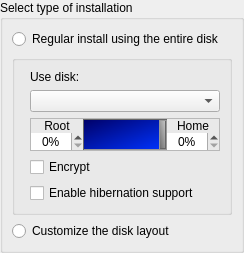
         <widget class="QWidget" name="pageDisk">
          <layout class="QGridLayout">
           <property name="leftMargin">
            <number>0</number>
           </property>
           <property name="topMargin">
            <number>0</number>
           </property>
           <property name="rightMargin">
            <number>0</number>
           </property>
           <property name="bottomMargin">
            <number>0</number>
           </property>
           <item row="2" column="0" colspan="2">
            <spacer>
             <property name="orientation">
              <enum>Qt::Vertical</enum>
             </property>
             <property name="sizeHint" stdset="0">
              <size>
               <width>0</width>
               <height>0</height>
              </size>
             </property>
            </spacer>
           </item>
           <item row="0" column="0" colspan="2">
            <widget class="QGroupBox" name="boxInstallationType">
             <property name="sizePolicy">
              <sizepolicy hsizetype="MinimumExpanding" vsizetype="Minimum">
               <horstretch>0</horstretch>
               <verstretch>0</verstretch>
              </sizepolicy>
             </property>
             <property name="title">
              <string>Select type of installation</string>
             </property>
             <layout class="QGridLayout">
              <item row="0" column="0" colspan="2">
               <widget class="QRadioButton" name="radioEntireDisk">
                <property name="sizePolicy">
                 <sizepolicy hsizetype="MinimumExpanding" vsizetype="Minimum">
                  <horstretch>0</horstretch>
                  <verstretch>0</verstretch>
                 </sizepolicy>
                </property>
                <property name="cursor">
                 <cursorShape>PointingHandCursor</cursorShape>
                </property>
                <property name="text">
                 <string>Regular install using the entire disk</string>
                </property>
               </widget>
              </item>
              <item row="2" column="0">
               <widget class="QRadioButton" name="radioCustomPart">
                <property name="sizePolicy">
                 <sizepolicy hsizetype="MinimumExpanding" vsizetype="Minimum">
                  <horstretch>0</horstretch>
                  <verstretch>0</verstretch>
                 </sizepolicy>
                </property>
                <property name="cursor">
                 <cursorShape>PointingHandCursor</cursorShape>
                </property>
                <property name="text">
                 <string>Customize the disk layout</string>
                </property>
               </widget>
              </item>
              <item row="1" column="0" colspan="2">
               <widget class="QGroupBox" name="boxAutoPart">
                <layout class="QFormLayout">
                 <item row="0" column="1">
                  <widget class="QLabel" name="labelDisk">
                   <property name="text">
                    <string>Use disk:</string>
                   </property>
                   <property name="wordWrap">
                    <bool>false</bool>
                   </property>
                  </widget>
                 </item>
                 <item row="1" column="1">
                  <widget class="QComboBox" name="comboDisk">
                   <property name="cursor">
                    <cursorShape>PointingHandCursor</cursorShape>
                   </property>
                  </widget>
                 </item>
                 <item row="2" column="1">
                  <widget class="QFrame" name="boxSliderPart">
                   <property name="frameShape">
                    <enum>QFrame::StyledPanel</enum>
                   </property>
                   <property name="frameShadow">
                    <enum>QFrame::Sunken</enum>
                   </property>
                   <layout class="QGridLayout">
                    <property name="leftMargin">
                     <number>0</number>
                    </property>
                    <property name="topMargin">
                     <number>0</number>
                    </property>
                    <property name="rightMargin">
                     <number>0</number>
                    </property>
                    <property name="bottomMargin">
                     <number>0</number>
                    </property>
                    <property name="spacing">
                     <number>0</number>
                    </property>
                    <item row="0" column="0">
                     <widget class="QLabel" name="labelSliderRoot">
                      <property name="text">
                       <string>Root</string>
                      </property>
                      <property name="alignment">
                       <set>Qt::AlignCenter</set>
                      </property>
                     </widget>
                    </item>
                    <item row="0" column="2">
                     <widget class="QLabel" name="labelSliderHome">
                      <property name="text">
                       <string>Home</string>
                      </property>
                      <property name="alignment">
                       <set>Qt::AlignCenter</set>
                      </property>
                     </widget>
                    </item>
                    <item row="0" column="1" rowspan="2">
                     <widget class="QSlider" name="sliderPart">
                      <property name="sizePolicy">
                       <sizepolicy hsizetype="Expanding" vsizetype="Preferred">
                        <horstretch>0</horstretch>
                        <verstretch>0</verstretch>
                       </sizepolicy>
                      </property>
                      <property name="cursor">
                       <cursorShape>PointingHandCursor</cursorShape>
                      </property>
                      <property name="styleSheet">
                       <string notr="true">QSlider::groove:horizontal { border: 1 inset; }

QSlider::sub-page:horizontal {
	background: QLinearGradient(x1:0, y1:0, x2:1, y2:1, stop:0 #006 stop:1 #03F);
	border: 1 inset #666;
	border-right: none;
}
QSlider::add-page:horizontal {
	background: QLinearGradient(x1:0, y1:0, x2:1, y2:1, stop:0 #060, stop:1 #0F3);
	border: 1 inset #666;
	border-left: none;
}

QSlider::handle:horizontal {
	background: QLinearGradient(x1:0, y1:1, x2:1, y2:0, stop:0 #666, stop:1 #CCC);
	width: 5;
	border: 1 outset #666;
}
QSlider::handle:horizontal:hover {
	background: QLinearGradient(x1:0, y1:1, x2:1, y2:0, stop:0 #999, stop:1 #FFF);
}

QSlider::sub-page:horizontal:disabled,
QSlider::add-page:horizontal:disabled,
QSlider::handle:horizontal:disabled {
	background: none;
	border-color: #444;
	border-style: solid;
}</string>
                      </property>
                      <property name="maximum">
                       <number>100</number>
                      </property>
                      <property name="sliderPosition">
                       <number>100</number>
                      </property>
                      <property name="orientation">
                       <enum>Qt::Horizontal</enum>
                      </property>
                     </widget>
                    </item>
                    <item row="1" column="2">
                     <widget class="QSpinBox" name="spinHome">
                      <property name="frame">
                       <bool>false</bool>
                      </property>
                      <property name="alignment">
                       <set>Qt::AlignCenter</set>
                      </property>
                      <property name="accelerated">
                       <bool>true</bool>
                      </property>
                      <property name="correctionMode">
                       <enum>QAbstractSpinBox::CorrectToPreviousValue</enum>
                      </property>
                      <property name="suffix">
                       <string>%</string>
                      </property>
                      <property name="maximum">
                       <number>100</number>
                      </property>
                     </widget>
                    </item>
                    <item row="1" column="0">
                     <widget class="QSpinBox" name="spinRoot">
                      <property name="frame">
                       <bool>false</bool>
                      </property>
                      <property name="alignment">
                       <set>Qt::AlignCenter</set>
                      </property>
                      <property name="accelerated">
                       <bool>true</bool>
                      </property>
                      <property name="correctionMode">
                       <enum>QAbstractSpinBox::CorrectToPreviousValue</enum>
                      </property>
                      <property name="suffix">
                       <string>%</string>
                      </property>
                      <property name="maximum">
                       <number>100</number>
                      </property>
                     </widget>
                    </item>
                   </layout>
                  </widget>
                 </item>
                 <item row="4" column="1">
                  <widget class="QCheckBox" name="checkHibernationReg">
                   <property name="cursor">
                    <cursorShape>PointingHandCursor</cursorShape>
                   </property>
                   <property name="text">
                    <string>Enable hibernation support</string>
                   </property>
                  </widget>
                 </item>
                 <item row="3" column="1">
                  <widget class="QCheckBox" name="checkEncryptAuto">
                   <property name="cursor">
                    <cursorShape>PointingHandCursor</cursorShape>
                   </property>
                   <property name="text">
                    <string>Encrypt</string>
                   </property>
                  </widget>
                 </item>
                </layout>
               </widget>
              </item>
             </layout>
            </widget>
           </item>
          </layout>
         </widget>
